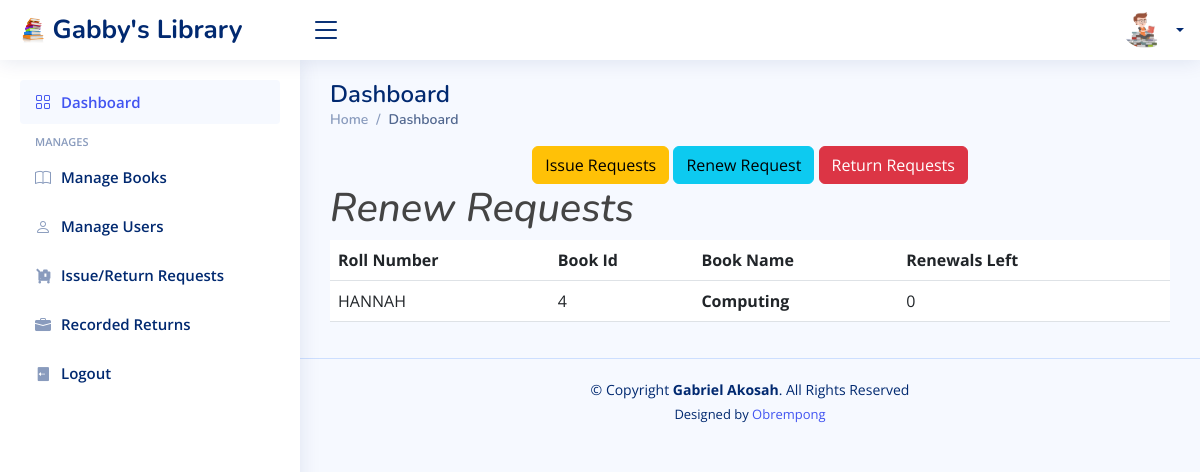
The page /admin/index.php?page=renew_requests on the database its author committed.
### tables this page shows
CREATE TABLE `record` (
  `RollNo` varchar(50) NOT NULL,
  `book_id` int(10) NOT NULL,
  `Date_of_Issue` date DEFAULT NULL,
  `Due_Date` date DEFAULT NULL,
  `Date_of_Return` date DEFAULT NULL,
  `Dues` int(10) DEFAULT NULL,
  `Renewals_left` int(10) DEFAULT NULL,
  `Time` time DEFAULT NULL
);

CREATE TABLE `renew` (
  `RollNo` varchar(50) NOT NULL,
  `BookId` int(10) NOT NULL
);

CREATE TABLE `books` (
  `book_id` int(11) NOT NULL,
  `title` varchar(255) NOT NULL,
  `author` varchar(255) NOT NULL,
  `isbn` varchar(20) NOT NULL,
  `year` year(4) NOT NULL,
  `quantity` int(11) DEFAULT 0,
  `available` bigint(250) NOT NULL
);

### admin/renew_requests.php (the view, shortened to what this page needs)
    <div class="span9">
        <center>
        <a href="?page=issue_requests" class="btn btn-warning">Issue Requests</a>
        <a href="?page=renew_requests" class="btn btn-info">Renew Request</a>
        <a href="?page=return_requests" class="btn btn-danger">Return Requests</a>
        </center>
        <h1><i>Renew Requests</i></h1>
        <table class="table" id = "tables">
                  <thead>
                    <tr>
                      <th>Roll Number</th>
                      <th>Book Id</th>
                      <th>Book Name</th>
                      <th>Renewals Left</th>
                      <th></th>
                    </tr>
                  </thead>
                  <tbody>
                    <?php
            $sql="select * from gabilms.record,gabilms.books,gabilms.renew where renew.BookId=books.book_id and renew.RollNo=record.RollNo and renew.BookId=record.book_id";
            $result=$conn->query($sql);
            while($row=$result->fetch_assoc())
            {
                $bookid=$row['book_id'];
                $rollno=$row['RollNo'];
                $name=$row['title'];
                $renewals=$row['Renewals_left'];
            ?>
                    <tr>
                      <td><?php echo strtoupper($rollno) ?></td>
                      <td><?php echo $bookid ?></td>
                      <td><b><?php echo $name ?></b></td>
                      <td><?php echo $renewals ?></td>
                      <td></td>
                    </tr>
               <?php } ?>
               </tbody>
                </table>
            </div>
</div>

### admin/assets/css/style.css (style rules this page uses)
:root { scroll-behavior: smooth; }
body { font-family: "Open Sans", sans-serif; background: #f6f9ff; color: #444444; }
a { color: #4154f1; text-decoration: none; }
h1, h2, h3, h4, h5, h6 { font-family: "Nunito", sans-serif; }

### rows shown on the page
record: renew.RollNo "HANNAH", book.book_id "4", book.title "Computing", Renewals_left "0"
